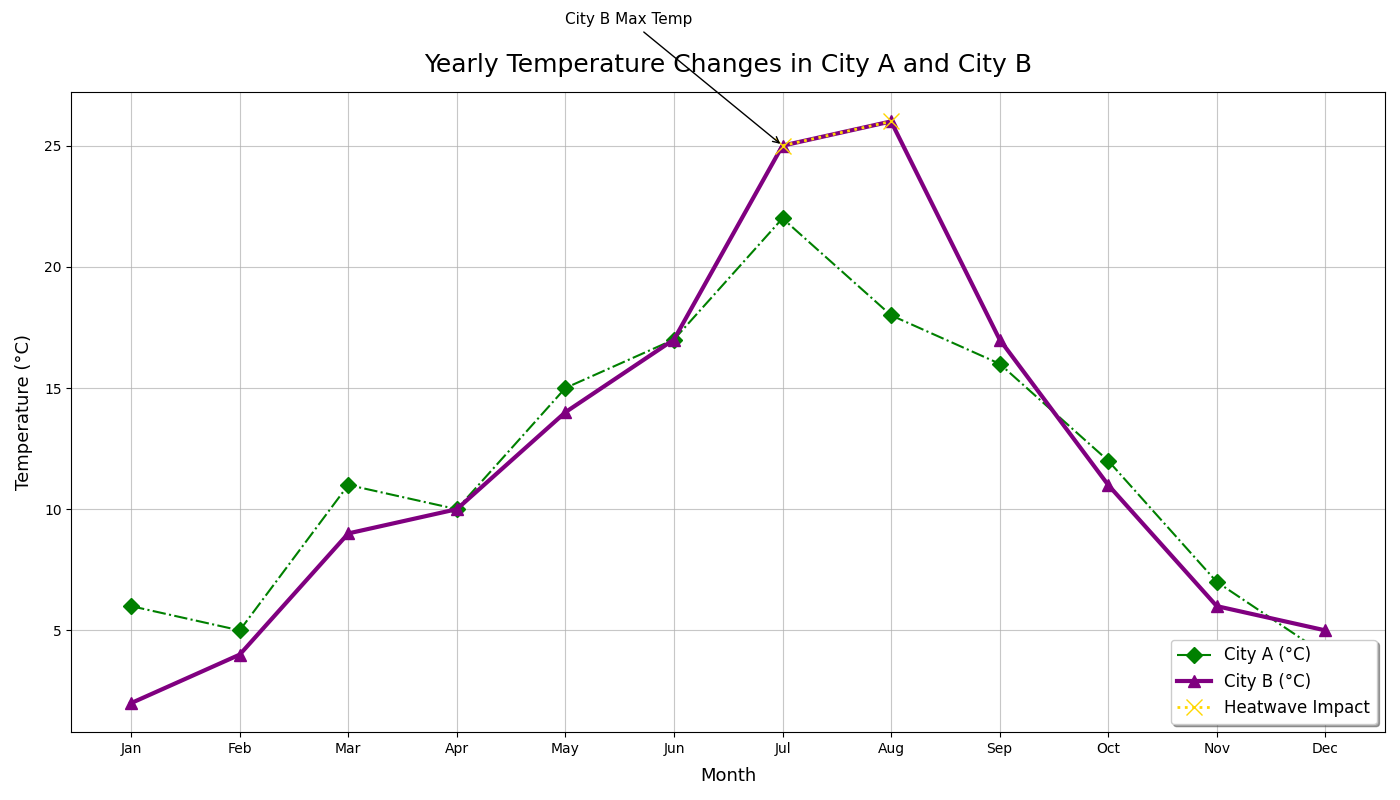

Reproduce this figure in Python.
import matplotlib.pyplot as plt
import numpy as np

# Renaming the months for clarity
months = np.array(['Jan', 'Feb', 'Mar', 'Apr', 'May', 'Jun', 'Jul', 'Aug', 'Sep', 'Oct', 'Nov', 'Dec'])

# Original temperatures for City A altered manually while keeping the array structure
city_a_temperatures = np.array([6, 5, 11, 10, 15, 17, 22, 18, 16, 12, 7, 4])

# Original temperatures for City B altered manually
city_b_temperatures = np.array([2, 4, 9, 10, 14, 17, 25, 26, 17, 11, 6, 5])

plt.figure(figsize=(14, 8))

plt.plot(months, city_a_temperatures, color='green', marker='D', linestyle='-.', linewidth=1.5, markersize=8, label='City A (°C)')

plt.plot(months, city_b_temperatures, color='purple', marker='^', linestyle='-', linewidth=3, markersize=9, label='City B (°C)')

# Heatwave impact data altered manually to match the new sequence in City B
heatwave_months = np.array(['Jul', 'Aug'])
heatwave_temps = city_b_temperatures[6:8]
plt.plot(heatwave_months, heatwave_temps, color='gold', marker='x', linestyle=':', linewidth=2, markersize=12, label='Heatwave Impact')

plt.annotate('City B Max Temp', xy=('Jul', 25), xytext=('May', 30),
             arrowprops=dict(facecolor='purple', arrowstyle='->'), fontsize=11)

plt.title('Yearly Temperature Changes in City A and City B', fontsize=18, fontweight='medium', pad=15)
plt.xlabel('Month', fontsize=13, labelpad=8)
plt.ylabel('Temperature (°C)', fontsize=13, labelpad=8)

plt.grid(True, linestyle='-', alpha=0.7)
plt.legend(loc='lower right', fontsize=12, shadow=True)
plt.tight_layout()

plt.show()
